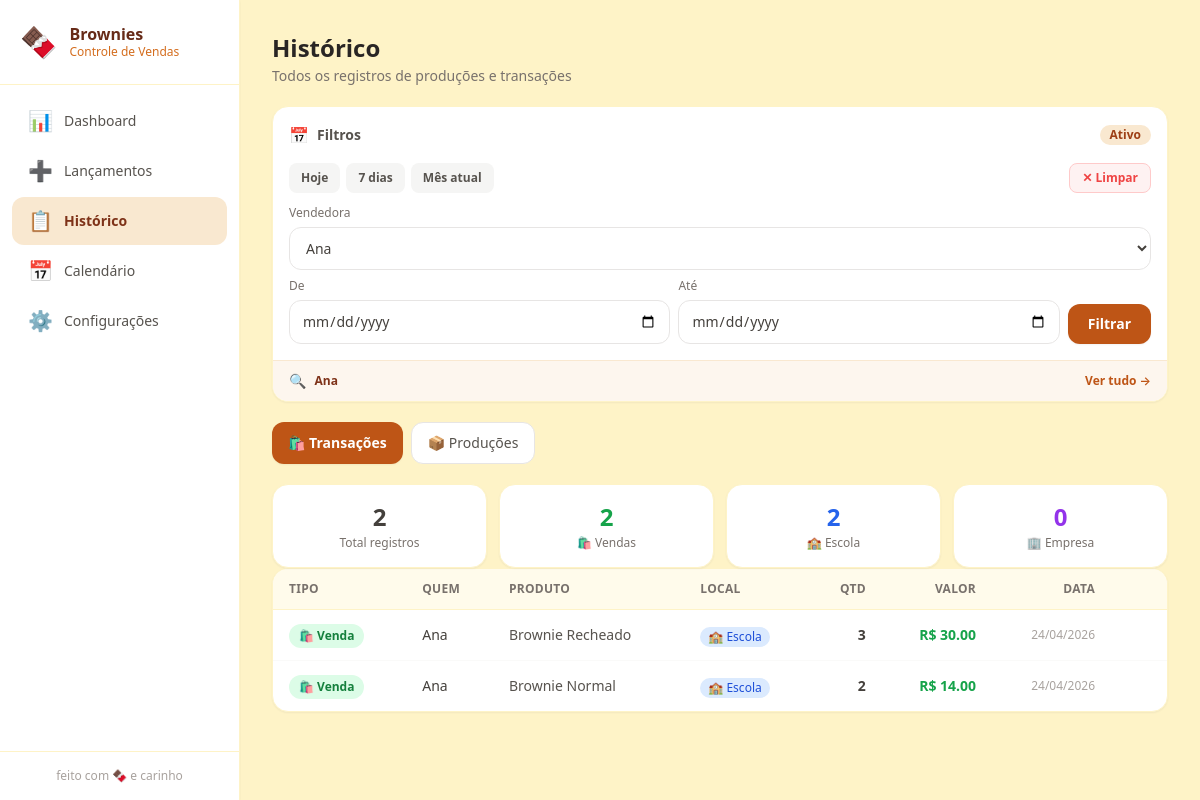
Screenshot of /historico?vendedora_id=2 with the database file from the repository.
### app.py (models this page shows)
class Vendedora(db.Model):
    id = db.Column(db.Integer, primary_key=True)
    nome = db.Column(db.String(100), nullable=False)
    ativo = db.Column(db.Boolean, default=True)
    tem_comissao = db.Column(db.Boolean, default=True)
    comissao_escola = db.Column(db.Float, nullable=True)   # None = usa valor do produto
    comissao_empresa = db.Column(db.Float, nullable=True)  # None = usa valor do produto

class Transacao(db.Model):
    id = db.Column(db.Integer, primary_key=True)
    tipo = db.Column(db.String(20), nullable=False)
    vendedora_id = db.Column(db.Integer, db.ForeignKey('vendedora.id'), nullable=False)
    produto_id = db.Column(db.Integer, db.ForeignKey('produto.id'), nullable=False)
    quantidade = db.Column(db.Integer, nullable=False)
    local = db.Column(db.String(20))
    preco_unitario = db.Column(db.Float, default=0.0)
    data = db.Column(db.Date, default=date.today)
    observacao = db.Column(db.String(200))
    criado_em = db.Column(db.DateTime, default=datetime.utcnow)
    vendedora = db.relationship('Vendedora', backref='transacoes')
    produto = db.relationship('Produto', backref='transacoes')

class Produto(db.Model):
    id = db.Column(db.Integer, primary_key=True)
    nome = db.Column(db.String(100), nullable=False)
    preco_escola = db.Column(db.Float, default=0.0)
    preco_empresa = db.Column(db.Float, default=0.0)
    custo = db.Column(db.Float, default=0.0)
    comissao_escola = db.Column(db.Float, default=0.0)
    comissao_empresa = db.Column(db.Float, default=0.0)

### app.py (the view)
@app.route('/historico')
def historico():
    ini_str = request.args.get('data_inicio', '').strip()
    fim_str = request.args.get('data_fim', '').strip()
    data_inicio, data_fim = _parse_datas(ini_str, fim_str)
    ini_str = data_inicio.isoformat() if data_inicio else ''
    fim_str = data_fim.isoformat() if data_fim else ''
    vid_str = request.args.get('vendedora_id', '').strip()
    vendedora_id = int(vid_str) if vid_str.isdigit() else None
    lotes_q = Lote.query.order_by(Lote.criado_em.desc())
    transacoes_q = Transacao.query.order_by(Transacao.criado_em.desc())
    if data_inicio:
        lotes_q = lotes_q.filter(Lote.data >= data_inicio)
        transacoes_q = transacoes_q.filter(Transacao.data >= data_inicio)
    if data_fim:
        lotes_q = lotes_q.filter(Lote.data <= data_fim)
        transacoes_q = transacoes_q.filter(Transacao.data <= data_fim)
    if vendedora_id:
        transacoes_q = transacoes_q.filter(Transacao.vendedora_id == vendedora_id)
    return render_template('historico.html',
                           lotes=lotes_q.all(),
                           transacoes=transacoes_q.all(),
                           vendedoras=Vendedora.query.filter_by(ativo=True).all(),
                           vendedora_id=vendedora_id,
                           data_inicio=ini_str,
                           data_fim=fim_str,
                           data_inicio_dt=data_inicio,
                           data_fim_dt=data_fim)

### app.py (called while the page is built)
def _parse_datas(ini_str, fim_str):
    try:
        ini = date.fromisoformat(ini_str) if ini_str else None
    except ValueError:
        ini = None
    try:
        fim = date.fromisoformat(fim_str) if fim_str else None
    except ValueError:
        fim = None
    return ini, fim

### templates/historico.html (shortened to what this page needs)
{% extends "base.html" %}
{% block content %}
<div class="space-y-5">
  <div class="hidden md:block">
    <h2 class="text-2xl font-bold text-stone-800">Histórico</h2>
    <p class="text-stone-500 text-sm mt-0.5">Todos os registros de produções e transações</p>
  </div>
  {% include '_filtro.html' %}
  <div class="flex gap-2">
    <button onclick="showSection('transacoes')" id="btn-transacoes"
      class="px-4 py-2.5 rounded-xl text-sm font-semibold bg-choco-600 text-white transition-all shadow-sm">
      🛍️ Transações
    </button>
    <button onclick="showSection('lotes')" id="btn-lotes"
      class="px-4 py-2.5 rounded-xl text-sm font-medium bg-white text-stone-600 border border-stone-200 hover:bg-choco-50 hover:text-choco-700 transition-all">
      📦 Produções
    </button>
  </div>
  <div id="section-transacoes">
    {% if transacoes %}
    {% set total_vendas = transacoes | selectattr('tipo', 'eq', 'venda') | list %}
    {% set total_comidos = transacoes | selectattr('tipo', 'eq', 'comido') | list %}
    {% set vendas_escola = total_vendas | selectattr('local', 'eq', 'escola') | list %}
    {% set vendas_empresa = total_vendas | selectattr('local', 'eq', 'empresa') | list %}
    <div class="grid grid-cols-2 md:grid-cols-4 gap-3">
      <div class="bg-white rounded-2xl p-4 shadow-sm border border-amber-100 text-center">
        <p class="text-2xl font-bold text-stone-700">{{ transacoes | length }}</p>
        <p class="text-xs text-stone-500 mt-0.5">Total registros</p>
      </div>
      <div class="bg-white rounded-2xl p-4 shadow-sm border border-amber-100 text-center">
        <p class="text-2xl font-bold text-green-600">{{ total_vendas | length }}</p>
        <p class="text-xs text-stone-500 mt-0.5">🛍️ Vendas</p>
      </div>
      <div class="bg-white rounded-2xl p-4 shadow-sm border border-amber-100 text-center">
        <p class="text-2xl font-bold text-blue-600">{{ vendas_escola | length }}</p>
        <p class="text-xs text-stone-500 mt-0.5">🏫 Escola</p>
      </div>
      <div class="bg-white rounded-2xl p-4 shadow-sm border border-amber-100 text-center">
        <p class="text-2xl font-bold text-purple-600">{{ vendas_empresa | length }}</p>
        <p class="text-xs text-stone-500 mt-0.5">🏢 Empresa</p>
      </div>
    </div>
    <div class="hidden md:block bg-white rounded-2xl shadow-sm border border-amber-100 overflow-hidden">
      <div class="overflow-x-auto">
        <table class="w-full">
          <thead>
            <tr class="bg-amber-50 border-b border-amber-100">
              <th class="text-left px-4 py-3 text-xs font-semibold text-stone-500 uppercase tracking-wide">Tipo</th>
              <th class="text-left px-4 py-3 text-xs font-semibold text-stone-500 uppercase tracking-wide">Quem</th>
              <th class="text-left px-4 py-3 text-xs font-semibold text-stone-500 uppercase tracking-wide">Produto</th>
              <th class="text-left px-4 py-3 text-xs font-semibold text-stone-500 uppercase tracking-wide">Local</th>
              <th class="text-right px-4 py-3 text-xs font-semibold text-stone-500 uppercase tracking-wide">Qtd</th>
              <th class="text-right px-4 py-3 text-xs font-semibold text-stone-500 uppercase tracking-wide">Valor</th>
              <th class="text-right px-4 py-3 text-xs font-semibold text-stone-500 uppercase tracking-wide">Data</th>
              <th class="px-4 py-3 w-8"></th>
            </tr>
          </thead>
          <tbody class="divide-y divide-stone-50">
            {% for t in transacoes %}
            <tr class="hover:bg-amber-50/40 transition-colors group">
              <td class="px-4 py-3">
                <span class="inline-flex items-center gap-1 px-2.5 py-1 rounded-full text-xs font-semibold
                  {% if t.tipo == 'venda' %}bg-green-100 text-green-700{% else %}bg-amber-100 text-amber-700{% endif %}">
                  {% if t.tipo == 'venda' %}🛍️ Venda{% else %}😋 Comido{% endif %}
                </span>
              </td>
              <td class="px-4 py-3 text-sm font-medium text-stone-700">{{ t.vendedora.nome }}</td>
              <td class="px-4 py-3 text-sm text-stone-600">{{ t.produto.nome }}</td>
              <td class="px-4 py-3">
                {% if t.local == 'escola' %}
                <span class="inline-flex items-center gap-1 bg-blue-100 text-blue-700 text-xs px-2 py-0.5 rounded-full font-medium">🏫 Escola</span>
                {% elif t.local == 'empresa' %}
                <span class="inline-flex items-center gap-1 bg-purple-100 text-purple-700 text-xs px-2 py-0.5 rounded-full font-medium">🏢 Empresa</span>
                {% else %}
                <span class="text-stone-300 text-xs">—</span>
                {% endif %}
              </td>
              <td class="px-4 py-3 text-sm font-semibold text-stone-700 text-right">{{ t.quantidade }}</td>
              <td class="px-4 py-3 text-sm font-semibold text-right
                {% if t.tipo == 'venda' %}text-green-600{% else %}text-stone-400{% endif %}">
                {% if t.tipo == 'venda' %}R$ {{ "%.2f"|format(t.quantidade * (t.preco_unitario or 0)) }}{% else %}—{% endif %}
              </td>
              <td class="px-4 py-3 text-xs text-stone-400 text-right whitespace-nowrap">
                {{ t.data.strftime('%d/%m/%Y') }}
              </td>
              <td class="px-4 py-3 text-right">
                <form method="POST" action="/deletar/transacao/{{ t.id }}"
                  onsubmit="return confirm('Remover este registro?\n\n{{ t.vendedora.nome }} · {{ t.quantidade }}x {{ t.produto.nome }}')">
                </form>
              </td>
            </tr>
            {% endfor %}
          </tbody>
        </table>
      </div>
    </div>
    {% endif %}
  </div>
</div>
{% endblock %}

### templates/_filtro.html (shortened to what this page needs)
<div class="bg-white rounded-2xl shadow-sm border border-amber-100 overflow-hidden">
  <div class="px-4 pt-4 pb-0 flex items-center gap-2">
    <span class="text-base">📅</span>
    <span class="text-sm font-semibold text-stone-600">Filtros</span>
    {% if data_inicio_dt or data_fim_dt or vendedora_id %}
    <span class="ml-auto text-xs bg-choco-100 text-choco-700 px-2.5 py-0.5 rounded-full font-semibold">Ativo</span>
    {% endif %}
  </div>
  <div class="p-4 space-y-3">
    <div class="flex flex-wrap gap-1.5">
      <button type="button" onclick="filtroRapido('hoje')"
        class="atalho-btn px-3 py-1.5 rounded-lg text-xs font-semibold transition-all
               {% if data_inicio == data_fim and data_inicio %}bg-choco-600 text-white{% else %}bg-stone-100 text-stone-600 hover:bg-choco-100 hover:text-choco-700{% endif %}">
        Hoje
      </button>
      <button type="button" onclick="filtroRapido('semana')"
        class="atalho-btn px-3 py-1.5 rounded-lg text-xs font-semibold transition-all bg-stone-100 text-stone-600 hover:bg-choco-100 hover:text-choco-700">
        7 dias
      </button>
      <button type="button" onclick="filtroRapido('mes')"
        class="atalho-btn px-3 py-1.5 rounded-lg text-xs font-semibold transition-all bg-stone-100 text-stone-600 hover:bg-choco-100 hover:text-choco-700">
        Mês atual
      </button>
      {% if data_inicio_dt or data_fim_dt or vendedora_id %}
      <a href="{{ request.path }}"
        class="ml-auto px-3 py-1.5 rounded-lg text-xs font-semibold bg-red-50 text-red-500 hover:bg-red-100 border border-red-200 transition-all">
        ✕ Limpar
      </a>
      {% endif %}
    </div>
    <form method="GET" action="{{ request.path }}" id="filtro-form" class="space-y-2">
      {% if vendedoras %}
      <div>
        <label class="block text-xs font-medium text-stone-500 mb-1.5">Vendedora</label>
        <select name="vendedora_id" id="filtro-vendedora"
          class="w-full px-3 py-2.5 rounded-xl border border-stone-200 text-stone-700 text-sm
                 focus:outline-none focus:ring-2 focus:ring-choco-400 focus:border-transparent bg-white transition-all">
          {% for v in vendedoras %}
          <option value="{{ v.id }}" {% if vendedora_id == v.id %}selected{% endif %}>{{ v.nome }}</option>
          {% endfor %}
        </select>
      </div>
      {% endif %}
      <div class="flex items-end gap-2">
        <div class="flex-1 min-w-0">
          <label class="block text-xs font-medium text-stone-500 mb-1.5">De</label>
          <input type="date" name="data_inicio" id="filtro-inicio" value="{{ data_inicio }}"
            class="w-full px-3 py-2.5 rounded-xl border border-stone-200 text-stone-700 text-sm
                   focus:outline-none focus:ring-2 focus:ring-choco-400 focus:border-transparent bg-white transition-all">
        </div>
        <div class="flex-1 min-w-0">
          <label class="block text-xs font-medium text-stone-500 mb-1.5">Até</label>
          <input type="date" name="data_fim" id="filtro-fim" value="{{ data_fim }}"
            class="w-full px-3 py-2.5 rounded-xl border border-stone-200 text-stone-700 text-sm
                   focus:outline-none focus:ring-2 focus:ring-choco-400 focus:border-transparent bg-white transition-all">
        </div>
        <button type="submit"
          class="shrink-0 bg-choco-600 hover:bg-choco-700 active:scale-95 text-white px-5 py-2.5 rounded-xl text-sm font-semibold transition-all shadow-sm">
          Filtrar
        </button>
      </div>
    </form>
  </div>
  {% if data_inicio_dt or data_fim_dt or vendedora_id %}
  <div class="bg-choco-50 border-t border-choco-100 px-4 py-2.5 flex items-center gap-2 flex-wrap">
    <span class="text-sm">🔍</span>
    <span class="text-xs font-medium text-choco-800">
      {% if vendedora_id and vendedoras %}
        {% for v in vendedoras %}{% if v.id == vendedora_id %}<strong>{{ v.nome }}</strong>{% endif %}{% endfor %}
      {% endif %}
    </span>
    <a href="{{ request.path }}" class="ml-auto text-xs text-choco-600 hover:text-choco-900 font-semibold shrink-0">
      Ver tudo →
    </a>
  </div>
  {% endif %}
</div>

### templates/base.html (style rules this page uses)
body { font-family: system-ui, -apple-system, sans-serif; }

### rows the page displays
Vendedora: nome "Ana"
Transacao: tipo "🛍️ Venda", vendedora.nome "Ana", produto.nome "Brownie Recheado", local "🏫 Escola", quantidade "3", t.quantidade*(t.preco_unitarioor0) "30.00", data "24/04/2026"
Transacao: tipo "🛍️ Venda", vendedora.nome "Ana", produto.nome "Brownie Normal", local "🏫 Escola", quantidade "2", t.quantidade*(t.preco_unitarioor0) "14.00", data "24/04/2026"

### other values shown
{{ transacoes | length }} "2"
{{ total_vendas | length }} "2"
{{ vendas_escola | length }} "2"
{{ vendas_empresa | length }} "0"
form field vendedora_id "Ana"
